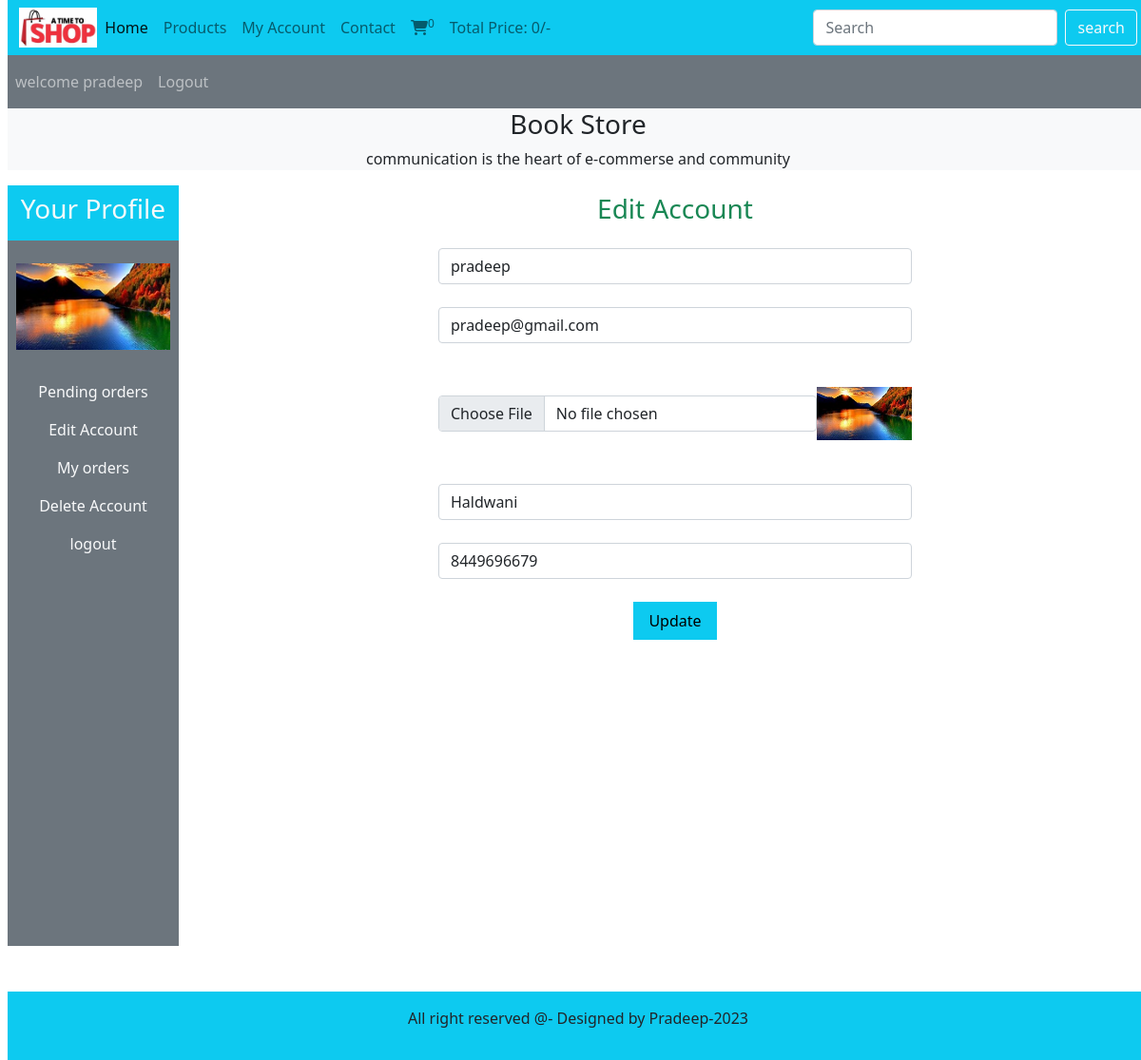
Page /user_area/profile.php?edit_account (signed in) on the committed database.
### tables this page shows
CREATE TABLE `user_table` (
  `user_id` int(11) NOT NULL,
  `username` varchar(100) NOT NULL,
  `user_email` varchar(100) NOT NULL,
  `user_password` varchar(255) NOT NULL,
  `user_image` varchar(255) NOT NULL,
  `user_ip` varchar(220) NOT NULL,
  `user_address` varchar(255) NOT NULL,
  `user_mobile` varchar(30) NOT NULL
);

### user_area/edit_account.php (the view, shortened to what this page needs)
<?php
if (isset($_GET['edit_account'])) {
    $user_session_name = $_SESSION['username'];
    $select_query = "Select * from `user_table` where username='$user_session_name'";
    $result_query = mysqli_query($con, $select_query);
    $row_fetch = mysqli_fetch_assoc($result_query);
    $username = $row_fetch['username'];
    $user_email = $row_fetch['user_email'];
    $user_address = $row_fetch['user_address'];
    $user_mobile = $row_fetch['user_mobile'];
}
?>
<!DOCTYPE html>
<html lang="en">
<head>
</head>
<body>
    <h3 class="text-success mb-4 mt-2">Edit Account</h3>
    <form action="" method="post" enctype="multipart/form-data">
        <div class="form-outline mb-4">
            <input type="text" class="form-control w-50 m-auto " value="<?php echo $username ?>" name="user_username">
        </div>
        <div class="form-outline mb-4">
            <input type="email" class="form-control w-50 m-auto " value="<?php echo $user_email ?>" name="user_email" >
        </div>
        <div class="form-outline mb-4 d-flex w-50 m-auto">
            <input type="file" class="form-control  m-auto " name="user_image">
            <img src="./user_images/<?php echo $user_image ?>" alt="" class="edit_image">
        </div>
        <div class="form-outline mb-4">
            <input type="text" class="form-control w-50 m-auto " name="user_address" value="<?php echo $user_address ?>">
        </div>
        <div class="form-outline mb-4">
            <input type="text" class="form-control w-50 m-auto " name="user_mobile" value="<?php echo $user_mobile ?>">
        </div>
        <input type="submit" value="Update" class="bg-info py-2 px-3 border-0" name="user_update">
    </form>
</body>
</html>

### user_area/profile.php (shortened to what this page needs)
<?php
include('../functions/common_function.php');
?>
<!DOCTYPE html>
<html lang="en">
<head>
    <link href="https://cdn.jsdelivr.net/npm/bootstrap@5.1.3/dist/css/bootstrap.min.css" rel="stylesheet">
    <link rel="stylesheet" href="https://cdnjs.cloudflare.com/ajax/libs/font-awesome/6.3.0/css/all.min.css" />
    <link rel="stylesheet" href="../style.css">
</head>
<body>
    <div class="container-fluid p-0 mx-2">
        <nav class="navbar navbar-expand-lg navbar-light bg-info">
            <div class="container-fluid ">
                <img src="../images/logo1.png" alt="" class="logo">
                <div class="collapse navbar-collapse" id="navbarSupportedContent">
                    <ul class="navbar-nav me-auto mb-2 mb-lg-0">
                        <li class="nav-item">
                            <a class="nav-link active" aria-current="page" href="../index.php">Home</a>
                        </li>
                        <li class="nav-item">
                            <a class="nav-link" href="../display_all.php">Products</a>
                        </li>
                        <li class="nav-item">
                            <a class="nav-link" href="profile.php">My Account</a>
                        </li>
                        <li class="nav-item">
                            <a class="nav-link" href="#">Contact</a>
                        </li>
                        <li class="nav-item">
                            <a class="nav-link" href="../cart.php"><i class="fa-sharp fa-solid fa-cart-shopping"></i><sup><?php cart_item(); ?> </sup></a>
                        </li>
                        <li class="nav-item">
                            <a class="nav-link" href="#">Total Price: <?php total_cart_price(); ?>/-</a>
                        </li>
                    </ul>
                    <form class="d-flex" action="../search_product.php" method="get">
                        <input class="form-control me-2" type="search" placeholder="Search" aria-label="Search" name="search_data">
                        <input type="submit" value="search" class="btn btn-outline-light" name="search_data_product">
                    </form>
                </div>
            </div>
        </nav>
        <nav class="navbar navbar-expand-lg navbar-dark bg-secondary">
            <ul class="navbar-nav me-auto">
                <?php
                if (!isset($_SESSION['username'])) {
                    echo "  <li class='nav-item'>
         <a class='nav-link' href='#'>Welcome Guest</a>
       </li>";
                } else {
                    echo " <li class='nav-item'>
          <a class='nav-link' href='#'>welcome " . $_SESSION['username'] . "</a>
         </li>";
                }
                if (!isset($_SESSION['username'])) {
                    echo " <li class='nav-item'>
      <a class='nav-link' href='./user_area/user_login.php'>Login</a>
     </li>";
                } else {
                    echo " <li class='nav-item'>
      <a class='nav-link' href='logout.php'>Logout</a>
      </li>";
                }
                ?>
            </ul>
        </nav>
        <div class="bg-light">
            <h3 class="text-center">Book Store</h3>
            <p class="text-center">communication is the heart of e-commerse and community </p>
        </div>
<div class="row ">
    <div class="col-md-2 ">
<ul class="navbar-nav bg-secondary text-center" style="height: 100vh">
<li class="nav-item bg-info">
    <a class="nav-link text-light" href="#"><h3>Your Profile</h3></a>
  </li>
    <?php
$username=$_SESSION['username'];
$user_image="Select * from `user_table` where username='$username'";
$user_image=mysqli_query($con,$user_image);
$row_image=mysqli_fetch_array($user_image);
$user_image=$row_image['user_image'];
echo "<li class='nav-item'>
<img src='./user_images/$user_image' class='profile_img my-4' alt=''>
</li>";
?>
  <li class="nav-item ">
    <a class="nav-link text-light" href="profile.php">Pending orders</a>
  </li>
  <li class="nav-item ">
    <a class="nav-link text-light" href="profile.php?edit_account">Edit Account</a>
  </li>
  <li class="nav-item ">
    <a class="nav-link text-light" href="profile.php?my_orders">My orders</a>
  </li>
  <li class="nav-item ">
    <a class="nav-link text-light" href="profile.php?delete_account">Delete Account</a>
  </li>
  <li class="nav-item ">
    <a class="nav-link text-light" href="logout.php">logout</a>
  </li>
</ul>
    </div>
    <div class="col-md-10 text-center">
        <?php get_user_order_details();
        if(isset($_GET['edit_account'])){
            include('edit_account.php');
        }
        ?>
    </div>
</div>
        <?php include("../includes/footer.php") ?>
    </div>
</body>
</html>

### style.css (style rules this page uses)
* { margin: 0; padding: 0; box-sizing: border-box; }
.logo { width: 7%; height: 7%; }

### user_area/profile.php (style rules this page uses)
body { overflow-x: hidden; }
.profile_img { width: 90%; margin: auto; display: block; object-fit: contain; }
.edit_image { width: 100px; height: 100px; object-fit: contain; }

### rows in the picture
user_table: user_image (picture), user_username "pradeep", user_email "pradeep@gmail.com", user_address "Haldwani", user_mobile "8449696679"

### other values in the picture
$count_cart_items "0"
$total_price "0"
$_SESSION['username'] "pradeep"
